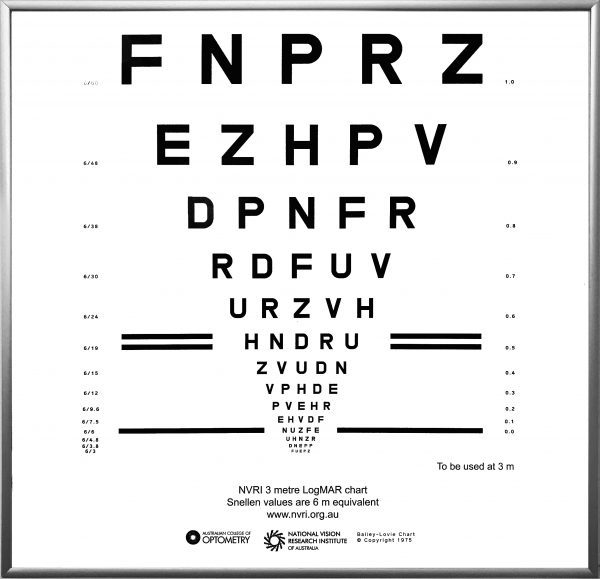
#> input picture test.jpg, 600 x 579 px, found by its file name
$ python main.py
#> lines starting #> are read from the running program, lines starting #| are printed output that depends on the picture
import cv2
import numpy as np

class RefractiveErrorSimulator:
    def __init__(self, image_path):
        self.image = cv2.imread(image_path)
#> self.image is the input picture: shape (579, 600, 3); min 0, max 255, mean 229.8

    def display_original_image(self):
        cv2.imshow('Original Image', self.image)
        cv2.waitKey(0)
        cv2.destroyAllWindows()

    def simulate_refractive_error(self, prescription):
        if 'DS' in prescription:
            # If 'DS' is present, simulate myopia or hyperopia
            sphere = float(prescription.replace('DS', ''))
            return self.simulate_myopia_or_hyperopia(sphere)
        elif 'DC' in prescription:
            # If 'DC' is present, simulate astigmatism
            cylinder = float(prescription.replace('DC', ''))
            return self.simulate_astigmatism(cylinder)
        else:
            # No refractive error, return the original image
            return self.image

    def simulate_myopia_or_hyperopia(self, sphere_strength):
        if sphere_strength > 0:
            # Simulate hyperopia
            return self.simulate_hyperopia(sphere_strength)
        elif sphere_strength < 0:
            # Simulate myopia
            return self.simulate_myopia(abs(sphere_strength))
        else:
            # No refractive error, return the original image
            return self.image

    def simulate_myopia(self, blur_strength):
        # Convert blur_strength to an integer
#> called with blur_strength = 2
        blur_strength = int(blur_strength)

        # Ensure that the kernel size is odd
        ksize = (blur_strength * 2 + 1, blur_strength * 2 + 1)

        # Apply Gaussian blur to simulate myopia
        blurred_image = cv2.GaussianBlur(self.image, ksize, 0)
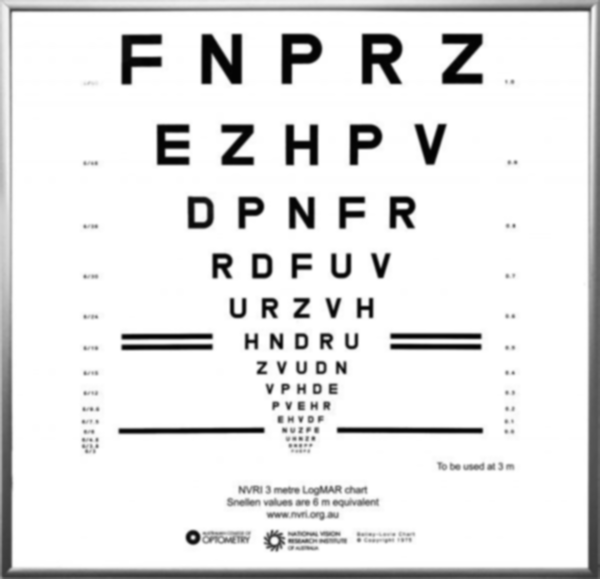
#> blurred_image: shape (579, 600, 3); min 2, max 255, mean 229.8
        return blurred_image

    def simulate_presbyopia(self, near_blur_strength):
        # Convert near_blur_strength to an integer
        near_blur_strength = int(near_blur_strength)

        # Ensure that the kernel size is odd
        ksize = (near_blur_strength * 2 + 1, near_blur_strength * 2 + 1)

        # Apply Gaussian blur to simulate presbyopia
        blurred_image = cv2.GaussianBlur(self.image, ksize, 0)
        return blurred_image

    def simulate_hyperopia(self, sphere_strength):
#> called with sphere_strength = 3.5
        sharpen_strength = 9 + sphere_strength
        sharpened_image = cv2.filter2D(self.image, -1, kernel=np.array([[-1, -1, -1], [-1, sharpen_strength, -1], [-1, -1, -1]]))
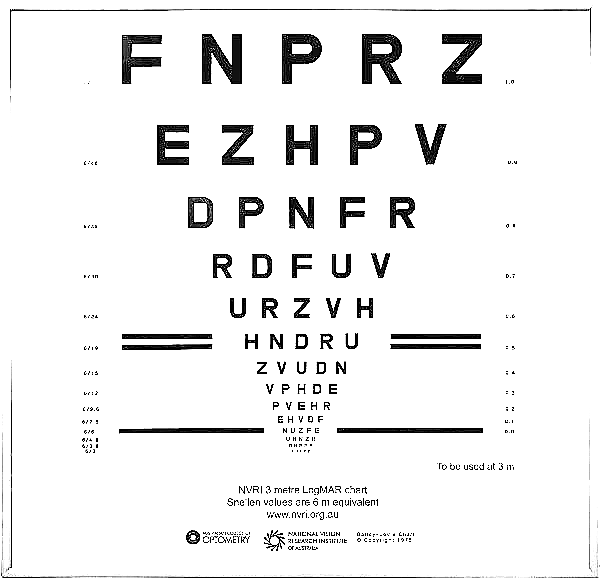
#> sharpened_image: shape (579, 600, 3); min 0, max 255, mean 239.4
        return sharpened_image

    def simulate_astigmatism(self, cylinder_strength):
        # Create a meshgrid of coordinates
#> called with cylinder_strength = -1.25
        rows, cols = self.image.shape[:2]
#> rows = 579; cols = 600
        x, y = np.meshgrid(np.arange(cols), np.arange(rows))

        # Apply distortion to the meshgrid
        x_distorted = x + cylinder_strength * np.sin(2 * np.pi * y / cols)
        y_distorted = y + cylinder_strength * np.sin(2 * np.pi * x / rows)

        # Use remap to apply the distortion to the image
        distorted_image = cv2.remap(self.image, x_distorted.astype(np.float32), y_distorted.astype(np.float32), interpolation=cv2.INTER_LINEAR)
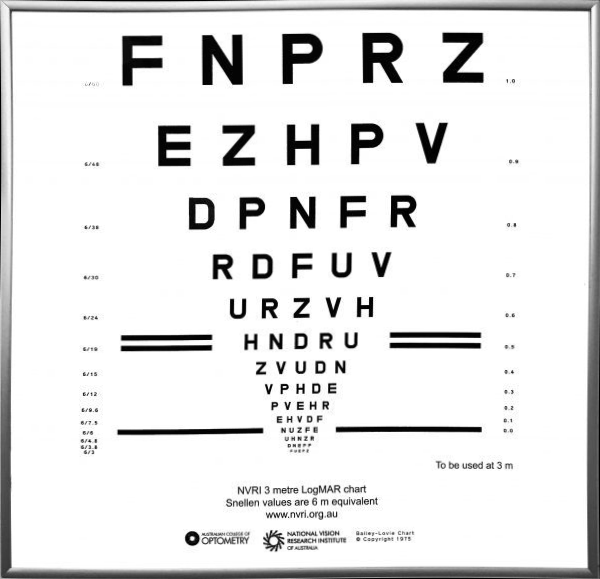
#> distorted_image: shape (579, 600, 3); min 0, max 255, mean 229.4

        return distorted_image

# Example usage
image_path = r'C:\Users\mine\Desktop\Research\python\Refractive error Simulator\test.jpg'
simulator = RefractiveErrorSimulator(image_path)
simulator.display_original_image()

# Simulate myopia with a prescription of -2.00 DS
prescription = '-2.00DS'
myopia_image = simulator.simulate_refractive_error(prescription)
cv2.imshow('Myopia Simulation', myopia_image)
cv2.waitKey(0)
cv2.destroyAllWindows()

# Simulate hyperopia with a prescription of +3.50 DS
prescription = '+3.50DS'
hyperopia_image = simulator.simulate_refractive_error(prescription)
cv2.imshow('Hyperopia Simulation', hyperopia_image)
cv2.waitKey(0)
cv2.destroyAllWindows()

# Simulate astigmatism with a prescription of -1.25 DC
prescription = '-1.25DC'
astigmatism_image = simulator.simulate_refractive_error(prescription)
cv2.imshow('Astigmatism Simulation', astigmatism_image)
cv2.waitKey(0)
cv2.destroyAllWindows()
